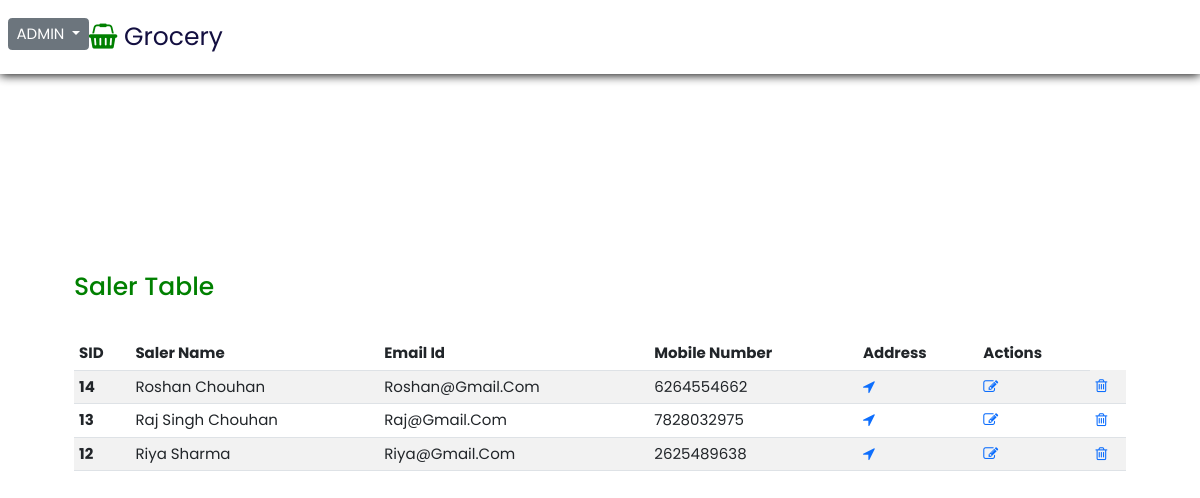
Page /admin/saler.php on the committed database.
### tables this page shows
CREATE TABLE `salesman` (
  `SID` int(10) NOT NULL,
  `sname` varchar(20) NOT NULL,
  `email` varchar(60) NOT NULL,
  `mobile` varchar(10) NOT NULL,
  `passward` varchar(100) NOT NULL,
  `fname` varchar(20) NOT NULL,
  `lname` varchar(20) NOT NULL
);

### admin/saler.php (the view, shortened to what this page needs)
<?php
include 'header.php'; ?>
  <body>
    <header >
      <div class="adminlogo">
        <?php
        include 'dropdown.php' ?>
        <a href="#" class="logo"><i class="fa fa-shopping-basket" aria-hidden="true"></i> Grocery</a>
      </div>
    </header>
    <section class="section">
      <div class="users">
         <h1>Saler Table</h1>
      </div>
            <div class="usercontainer">
              <table class="table table-striped table-hover">
                <thead>
                <tr>
                  <th scope="col">SID</th>
                  <th scope="col">Saler Name</th>
                  <th scope="col">Email Id</th>
                  <th scope="col">Mobile Number</th>
                  <th scope="col">Address</th>
                  <th scope="col">Actions</th>
                </tr>
               </thead>
               <tbody>
                 <?php
                        include 'config.php';
                        $sql="SELECT * FROM salesman ORDER BY SID DESC";
                      $result2=mysqli_query($conn,$sql);
                      if(mysqli_num_rows( $result2 )>0)
                      {
                        while($row=mysqli_fetch_assoc($result2))
                        {
                 ?>
                <tr>
                  <th scope="row"><?php  echo $row['SID']; ?></th>
                  <td><?php  echo $row['sname']; ?></td>
                  <td><?php  echo $row['email']; ?></td>
                  <td><?php  echo $row['mobile']; ?></td>
                  <td> <a href="storedetail.php?id=<?php  echo $row['SID']; ?> "><i class="fa fa-location-arrow" aria-hidden="true"></i></a> </td>
                  <td class='edit'><a href=' #'><i class='fa fa-edit'></i></a></td>
                  <td class='delete'><a href='deletsaler.php?id=<?php echo $row['SID'] ?>'><i class='fa fa-trash-o'></i></a></td>
                </tr>
                <?php
                     }
                   }else{
                    echo "empty";
                   }
                ?>
      </tbody>
   </table>
  </div>
 </section>
  </body>
</html>

### admin/style.css (style rules this page uses)
:root { --green:green; --black:#130f40; --light-color:#666; --box-shadow:0 .1rem 1rem rgba(0,0,0.1); --border: 2rem solid rgba(0,0,0.1); --outline: .1rem solid rgba(0,0,0.1); }
* { font-family: 'Poppins', sans-serif; margin: 0; padding: 0; box-sizing: border-box; outline: none; text-decoration: none; border: none; text-transform: capitalize; transition: all .2s linear; }
html { font-size: 62.5%; overflow-x: hidden; scroll-behavior: smooth; scroll-padding-top:7rem; }
body { background: #eee; }
header { position:fixed; top:0; left: 0; right: 0; display: flex; justify-content: space-between; align-items: center; font-size: 1.5rem; background-color: #fff; padding: 1.8rem 9%; box-shadow: var(--box-shadow); z-index: 1000; }
header .logo { font-size: 2.5rem; color:var(--black); text-decoration: none; }
header .logo i { color: var(--green); }
section { padding: 2rem 6%; }
.section { background-color: #fff; width: 100vw; height: 100vh; border: 3px solid; }
.adminlogo { width: 100%; display: flex; margin-left:-10rem; padding-right: 2rem; }
.adminlogo .logo { font-size: 2.5rem; color:var(--black); text-decoration: none; }
.adminlogo .logo i { color: var(--green); }
.users { margin-top: 25rem; color: var(--green); display: flex; justify-content: space-between; padding-bottom: 3rem; }
.usercontainer .table { width: 100%; font-size: 1.5rem; }

### admin/header.php (style rules this page uses)
.usercontainer { overflow-y: auto; }
.section { border: 2px solid white; }

### rows in the picture
salesman: SID "14", sname "Roshan Chouhan", email "Roshan@gmail.com", mobile "6264554662"
salesman: SID "13", sname "Raj Singh Chouhan", email "Raj@gmail.com", mobile "7828032975"
salesman: SID "12", sname "Riya Sharma", email "Riya@gmail.com", mobile "2625489638"
